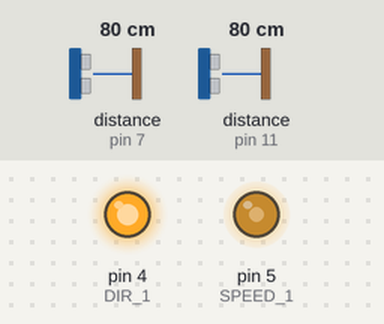
Bench run of a sketch on a simulated Arduino Uno, built with avr-gcc and run on an emulated ATmega328P. Shown: output pins drawn as LEDs (lit = HIGH). The inputs (shaded band) are chosen by the test bench; at power-on: distance to the obstacle (sensors on pin 11, pin 7) 80 cm. The echo pulse lasts 58.3 µs per cm; pins used as bus, display or sensor lines are not drawn.

Above: at 1.4 s.
1.5 s: distance to the obstacle (sensor on pin 11) set to 17 cm
At 2.3 s:
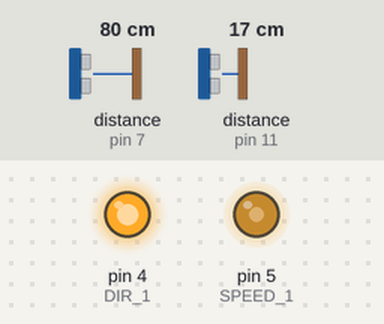
4.8 s: distance to the obstacle (sensor on pin 11) set to 14 cm
At 5.4 s:
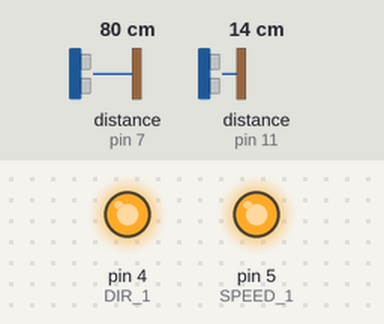
6.3 s: distance to the obstacle (sensor on pin 7) set to 16 cm
7.8 s: distance to the obstacle (sensor on pin 7) set to 13 cm
At 8.2 s:
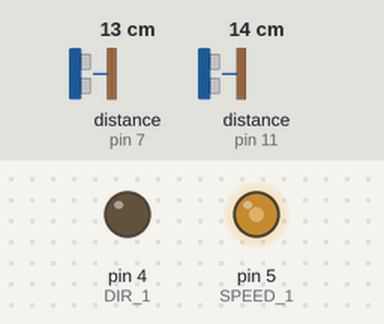
11.1 s: distance to the obstacle (sensor on pin 7) set to 18 cm
At 12.0 s:
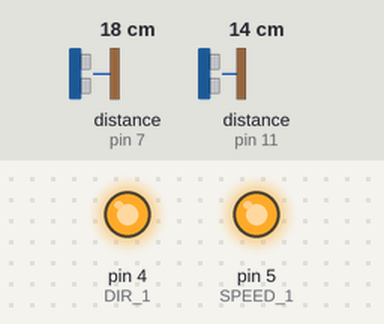
12.9 s: distance to the obstacle (sensor on pin 7) set to 2 cm
At 13.3 s:
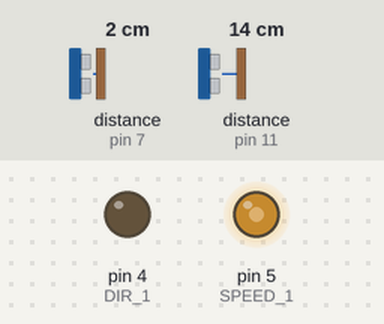
Timing chart, 0 to 15.9 s (numbered marks = the images above; inputs shaded):
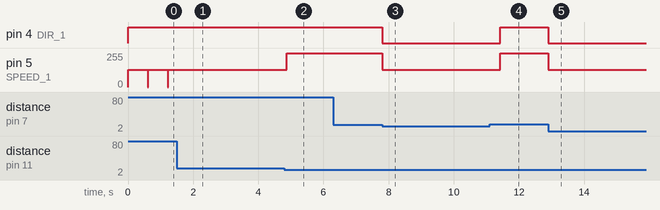

Measured:
- the behaviour switches between 16 and 15 cm on distance to the obstacle (sensor on pin 11) (found by bisection; images 1 and 2)
- the behaviour switches between 15 and 14 cm on distance to the obstacle (sensor on pin 7) (found by bisection; images 2 and 3)
- after the input at 1.5 s, pin 5 (SPEED_1): stops changing and stays 128/255
- after the input at 4.8 s, pin 5 (SPEED_1): 128/255 → 255/255 after 0.07 s
- after the input at 6.3 s, every drawn part: stays the same
- after the input at 7.8 s, pin 4 (DIR_1): HIGH → LOW at once; pin 5 (SPEED_1): 255/255 → 128/255 at once
- after the input at 11.1 s, pin 4 (DIR_1): LOW → HIGH after 0.32 s; pin 5 (SPEED_1): 128/255 → 255/255 after 0.32 s
- after the input at 12.9 s, pin 4 (DIR_1): HIGH → LOW at once; pin 5 (SPEED_1): 255/255 → 128/255 at once

The sketch:

sketch_apr21a.ino
```cpp
#include <NewPing.h>

#define SPEED_1      5
#define DIR_1        4
#define SPEED_2      6
#define DIR_2        7

#define TRIG_PIN_RIGHT 10
#define ECHO_PIN_RIGHT 11

#define TRIG_PIN_FORWARD 6
#define ECHO_PIN_FORWARD 7

#define MAX_DISTANCE 200 // Maximum distance we want to ping for (in centimeters)

#define CAR_SPEED 255 // Speed for moving forward
#define TURN_SPEED 128 // Speed for turning

#define DISTANCE_THRESHOLD 15 // Threshold distance for obstacle detection

NewPing rightSensor(TRIG_PIN_RIGHT, ECHO_PIN_RIGHT, MAX_DISTANCE); // Right sensor
NewPing forwardSensor(TRIG_PIN_FORWARD, ECHO_PIN_FORWARD, MAX_DISTANCE); // Forward sensor

void setup() {
  for (int i = 4; i < 8; i++) {
    pinMode(i, OUTPUT);
  }
  // Serial.begin(9600); // Uncomment if you need serial communication
}

void move_forward() {
  digitalWrite(DIR_1, HIGH);
  digitalWrite(DIR_2, HIGH);
  analogWrite(SPEED_1, CAR_SPEED);
  analogWrite(SPEED_2, CAR_SPEED);
}

void rotate_left() {
  digitalWrite(DIR_1, HIGH);
  digitalWrite(DIR_2, LOW);
  analogWrite(SPEED_1, TURN_SPEED);
  analogWrite(SPEED_2, TURN_SPEED);
}

void rotate_right() {
  digitalWrite(DIR_1, LOW);
  digitalWrite(DIR_2, HIGH);
  analogWrite(SPEED_1, TURN_SPEED);
  analogWrite(SPEED_2, TURN_SPEED);
}

void stop() {
  analogWrite(SPEED_1, 0);
  analogWrite(SPEED_2, 0);
}

void loop() {
  int rightDistance = rightSensor.ping_cm(); // Distance from the wall on the right
  int forwardDistance = forwardSensor.ping_cm(); // Distance from the wall in front

  move_forward();

  if (rightDistance > DISTANCE_THRESHOLD) {
    rotate_left();
    delay(600);
    stop();
  }

  if (forwardDistance < DISTANCE_THRESHOLD) {
    rotate_right();
    delay(600);
    stop();
  }
}
```
